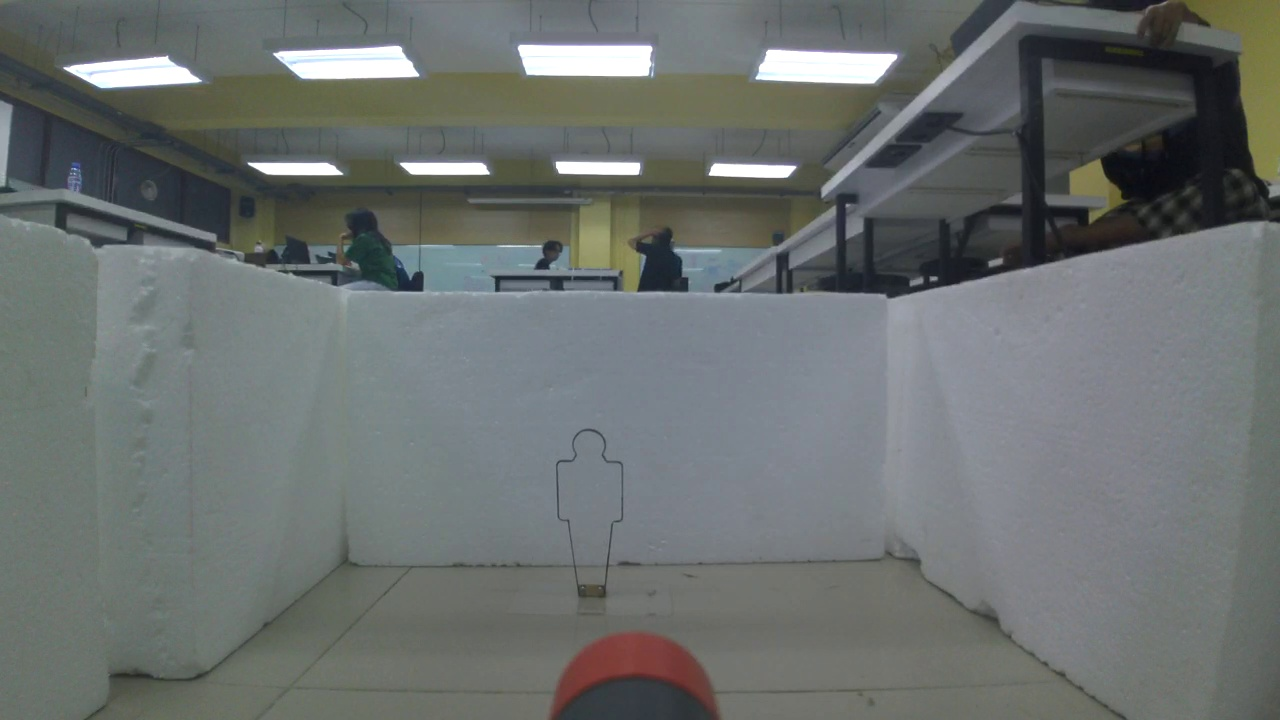
#> input picture examples/lab4/blackarci.jpg, 1280 x 720 px
$ python -i acciric.py   (imports and definitions only)
#> lines starting #> are read from the running program, lines starting #| are printed output that depends on the picture; after the words box and inside, x2 and y2 are one past the last pixel; in counts of white or black regions, pixels touching at a corner belong together
#> further down, picture is the input picture: shape (720, 1280, 3); mean B, G, R 111.3, 112.5, 107.3
import cv2
import numpy as np
import time
from robomaster import robot, camera

# ฟังก์ชันตรวจจับวัตถุโปร่งใส (อะคริลิก)
def detect_transparent_object(img):
    # แปลงรูปเป็น Gaussian Kernel ก่อนการตรวจจับ
    rows, cols = img.shape[:2]

    # สร้าง Mask เพื่อลดการตรวจจับส่วนบนของภาพ
    mask = np.zeros((rows, cols), dtype=np.uint8)
    mask[int(rows * 0.3):, :] = 255  # กำหนดให้ใช้เฉพาะส่วนล่าง 70% ของภาพ

    # กำหนด Gaussian kernel สำหรับการปรับแสง
    kernel_x = cv2.getGaussianKernel(cols, 270)
    kernel_y = cv2.getGaussianKernel(rows, 200)
    kernel = kernel_y * kernel_x.T
    kernel = kernel / np.linalg.norm(kernel)

    # คูณ mask กับรูป
    masked_img = cv2.bitwise_and(img, img, mask=mask)
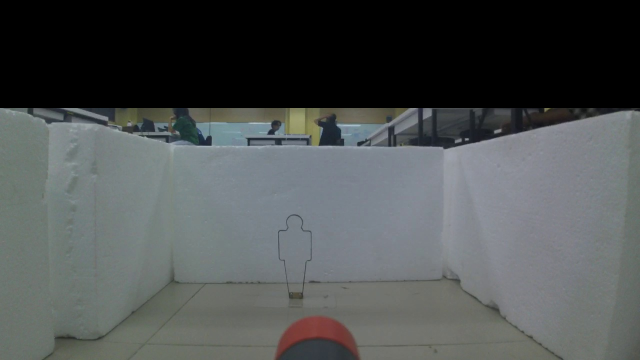
#> masked_img: shape (720, 1280, 3) (shown at 1/2 size); mean B, G, R 82.7, 82.6, 78.7

    # แปลงเป็นระดับสีเทา
    gray = cv2.cvtColor(masked_img, cv2.COLOR_BGR2GRAY)
    cv2.imshow("dasdad",gray)
    # ตรวจจับขอบด้วย Canny Edge Detection
    edges = cv2.Canny(gray, 85, 346)
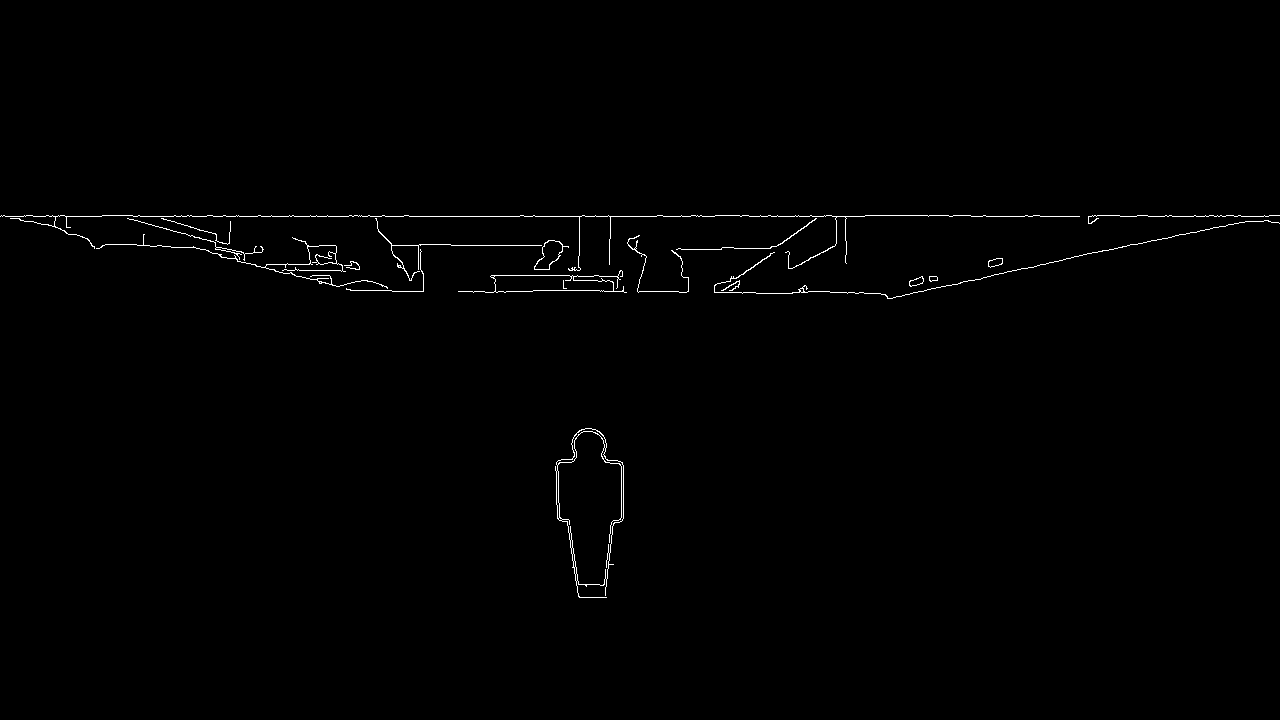
#> edges: shape (720, 1280); 0.62% white in thin lines or dots, all inside (x1, y1, x2, y2) = (0, 215, 1280, 598)
    cv2.imshow("dadadf",edges)
    # ตรวจจับแสงสะท้อนในวัตถุโปร่งใส
    _, reflection = cv2.threshold(gray, 90, 255, cv2.THRESH_BINARY)
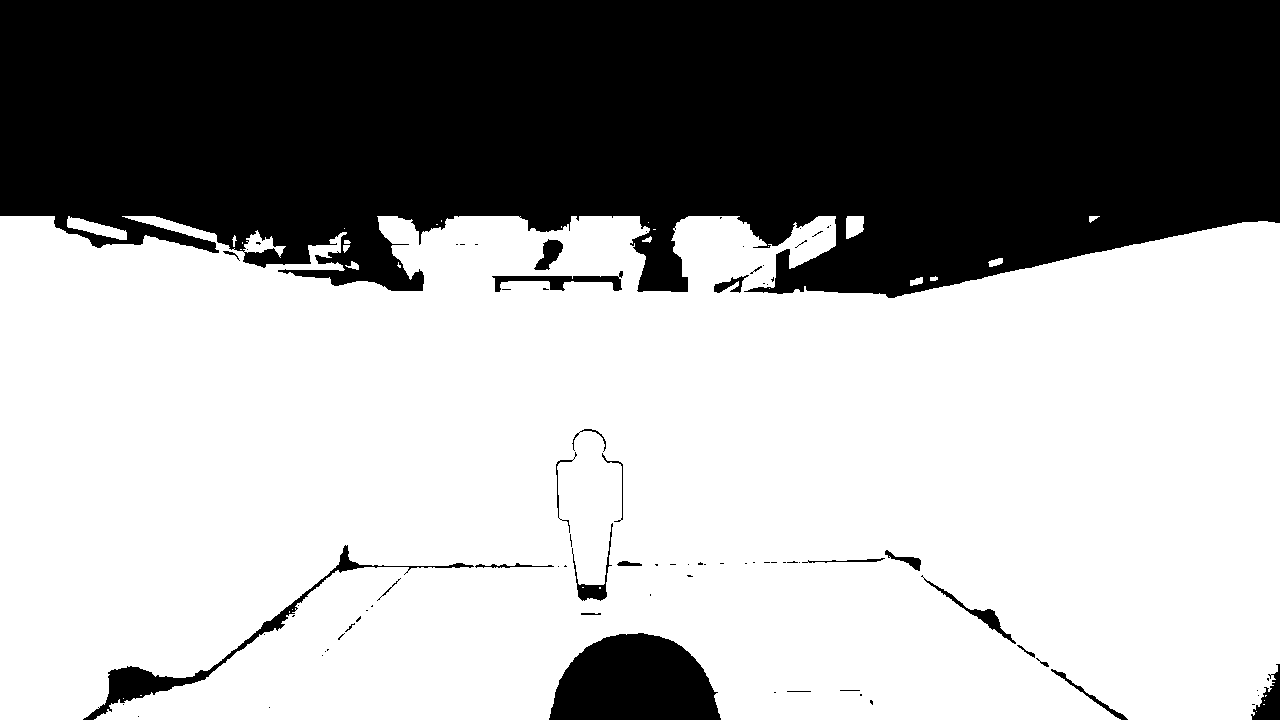
#> reflection: shape (720, 1280); 63.6% white; 83 black regions (57 under 20 px), largest, box (x1, y1, x2, y2) and area: (0, 0, 1280, 298) 314867, (549, 633, 721, 720) 11508, (83, 545, 474, 720) 3497
    cv2.imshow("dada",reflection)
    # รวมผลลัพธ์จาก edge detection และการตรวจจับแสงสะท้อน
    combined = cv2.bitwise_xor(edges, reflection)
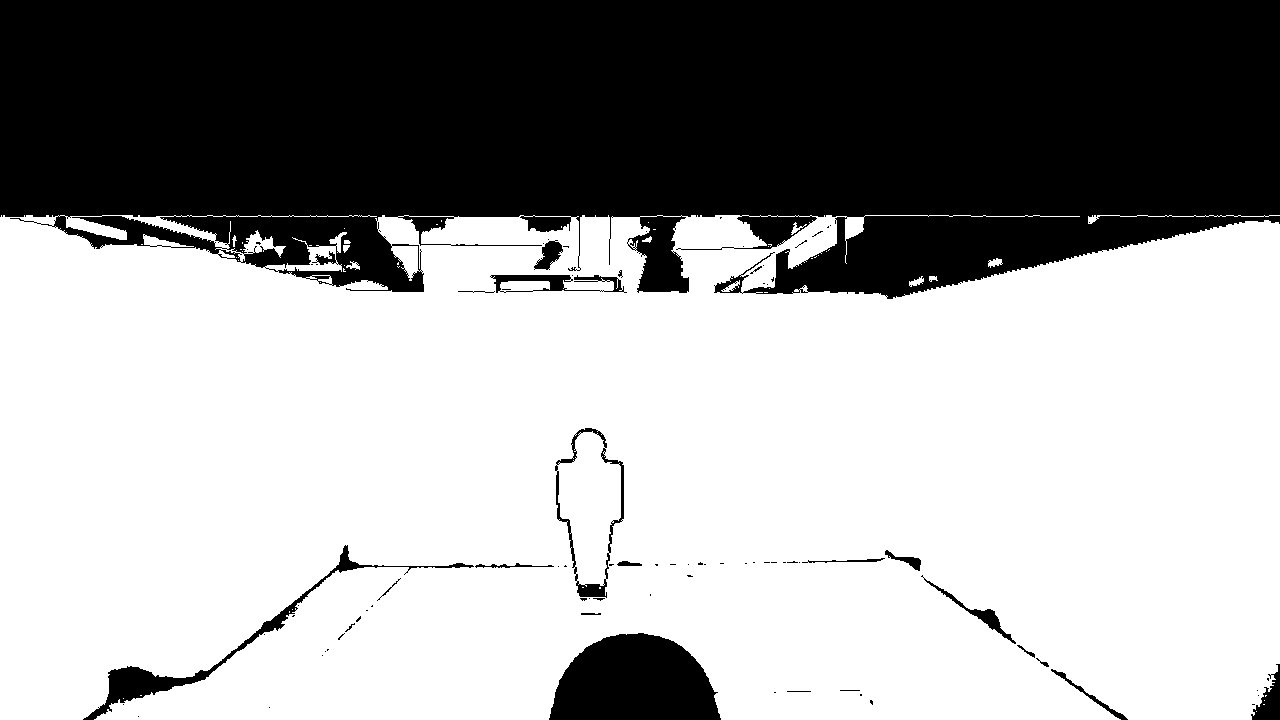
#> combined: shape (720, 1280); 63.5% white; 86 black regions (63 under 20 px)

    # ใช้ Morphological Transformations เพื่อลด noise
    kernel = np.ones((1, 1), np.uint8)
    cv2.imshow("dad",kernel)
    combined = cv2.morphologyEx(combined, cv2.MORPH_CLOSE, kernel)
    combined = cv2.morphologyEx(combined, cv2.MORPH_OPEN, kernel)

    # ใช้ cv2.dilate เพื่อขยายเส้นขอบ
    combined = cv2.dilate(combined, kernel, iterations=1)

    # ค้นหาขอบเขตวัตถุ
    contours, _ = cv2.findContours(combined, cv2.RETR_EXTERNAL, cv2.CHAIN_APPROX_SIMPLE)
#> contours = 33 contours, 26 with area under 20; largest, box (x1, y1, x2, y2) and area: (0, 215, 1280, 720) 594668, (988, 258, 1003, 268) 68, (909, 276, 924, 287) 60, (1088, 215, 1280, 224) 48, (346, 261, 360, 270) 41, (343, 245, 350, 253) 26, (929, 276, 938, 282) 25
    cv2.imshow("dadad",combined)
    if contours:
        # กรองขนาดของวัตถุที่ตรวจจับ
        contours = [c for c in contours if 100 < cv2.contourArea(c) < 5000]
#> contours = []

        if contours:
            largest_contour = max(contours, key=cv2.contourArea)
            epsilon = 0.01 * cv2.arcLength(largest_contour, True)
            approx = cv2.approxPolyDP(largest_contour, epsilon, True)
            cv2.drawContours(img, [approx], -1, (0, 255, 0), 2)

            # เพิ่มข้อความบอกตำแหน่งวัตถุโปร่งใส
            x, y, w, h = cv2.boundingRect(approx)
            cv2.putText(img, "Transparent Object Detected", (x, y - 10), cv2.FONT_HERSHEY_SIMPLEX, 0.6, (0, 255, 0), 2)

    return img


# ฟังก์ชันหลัก
# [51 lines left out: function main, not called in this run]

# [2 lines not run here, left out]

>>> import cv2
>>> picture = cv2.imread('../lab4/blackarci.jpg')
>>> result = detect_transparent_object(picture)

$ run again, on examples/lab4/Rescaled_back.jpg
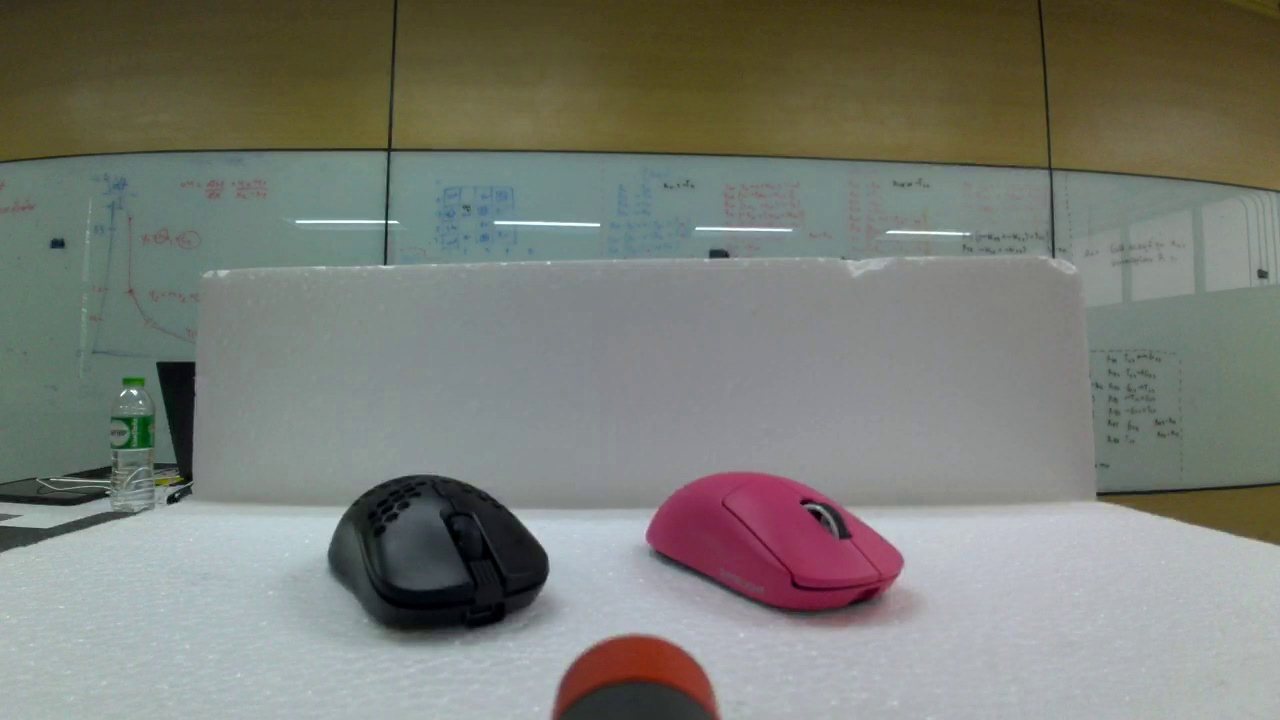
#> input picture examples/lab4/Rescaled_back.jpg, 1280 x 720 px
#> picture is the input picture: shape (720, 1280, 3); mean B, G, R 117.1, 124.8, 122.3
#> in detect_transparent_object, `edges = cv2.Canny(gray, 85, 346)`:
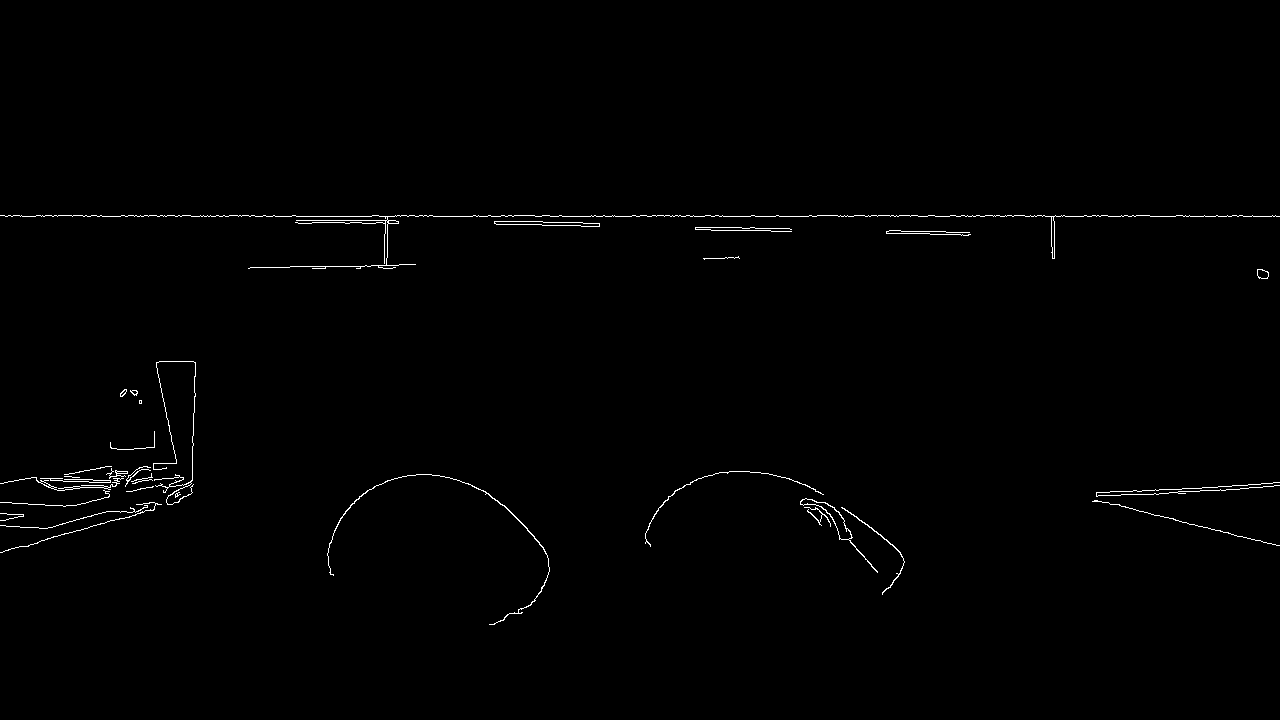
#> edges: shape (720, 1280); 0.67% white in thin lines or dots, all inside (x1, y1, x2, y2) = (0, 215, 1280, 625)
#> reflection: shape (720, 1280); 61.8% white; 134 black regions (97 under 20 px), largest, box (x1, y1, x2, y2) and area: (0, 0, 1280, 265) 276774, (328, 475, 549, 641) 26981, (649, 480, 898, 619) 19889
#> in detect_transparent_object, `combined = cv2.bitwise_xor(edges, reflection)`:
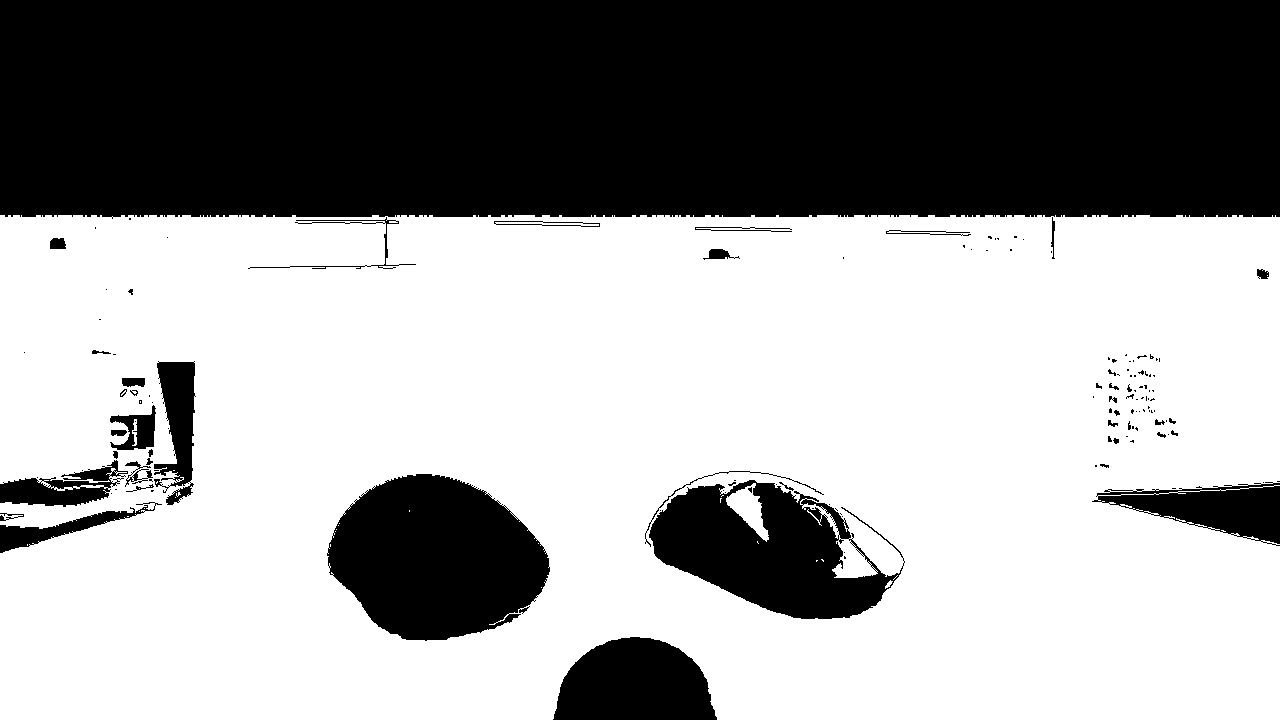
#> combined: shape (720, 1280); 61.7% white; 138 black regions (95 under 20 px)
#> in detect_transparent_object, `contours, _ = cv2.findContours(combined, cv2.RETR_EXTERNAL, cv2.CHAIN_..`: contours = 5 contours, 4 with area under 20; largest, box (x1, y1, x2, y2) and area: (0, 215, 1280, 720) 621799
#> in detect_transparent_object, `contours = [c for c in contours if 100 < cv2.contourArea(c) < 5000]`: contours = []
